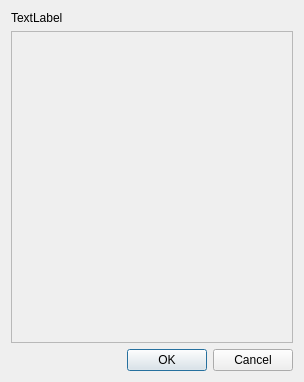
<ui version="4.0" >
 <class>PanoseDialog</class>
 <widget class="QDialog" name="PanoseDialog" >
  <property name="geometry" >
   <rect>
    <x>0</x>
    <y>0</y>
    <width>304</width>
    <height>382</height>
   </rect>
  </property>
  <property name="windowTitle" >
   <string>Fontmatrix - Panose Editor</string>
  </property>
  <layout class="QGridLayout" name="gridLayout" >
   <item row="0" column="0" colspan="2" >
    <widget class="QLabel" name="fontName" >
     <property name="sizePolicy" >
      <sizepolicy vsizetype="Fixed" hsizetype="Expanding" >
       <horstretch>0</horstretch>
       <verstretch>0</verstretch>
      </sizepolicy>
     </property>
     <property name="text" >
      <string>TextLabel</string>
     </property>
    </widget>
   </item>
   <item row="1" column="0" colspan="2" >
    <widget class="QFrame" name="mainFrame" >
     <property name="frameShape" >
      <enum>QFrame::StyledPanel</enum>
     </property>
     <property name="frameShadow" >
      <enum>QFrame::Raised</enum>
     </property>
     <layout class="QGridLayout" name="gridLayout_2" >
      <property name="margin" >
       <number>0</number>
      </property>
      <item row="0" column="0" >
       <layout class="QVBoxLayout" name="vLayout" />
      </item>
     </layout>
    </widget>
   </item>
   <item row="2" column="1" >
    <widget class="QDialogButtonBox" name="buttonBox" >
     <property name="standardButtons" >
      <set>QDialogButtonBox::Cancel|QDialogButtonBox::Ok</set>
     </property>
    </widget>
   </item>
  </layout>
 </widget>
 <resources/>
 <connections/>
</ui>
